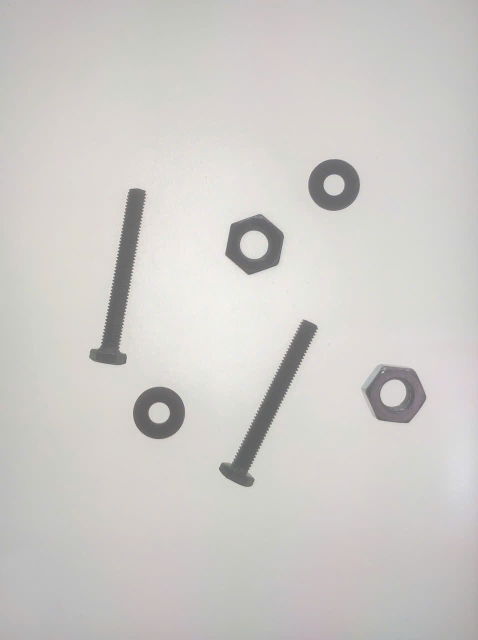
#> input picture dataXuLiAnh/anh1.jpg, 956 x 1280 px (shown at 1/2 size)
$ python test_opencv.py dataXuLiAnh/anh1.jpg   (older library calls are emulated)
#> lines starting #> are read from the running program, lines starting #| are printed output that depends on the picture; after the words box and inside, x2 and y2 are one past the last pixel; in counts of white or black regions, pixels touching at a corner belong together
### tu_code/classifier.py
"""Explainable rules; thresholds are initial values, not learned parameters."""

CLASS_NAMES = ("bolt", "washer", "nut", "unknown")
DISPLAY_NAMES = {"bolt": "Bu-lông", "washer": "Vòng đệm", "nut": "Đai ốc",
                 "unknown": "Chưa xác định"}


def classify(features, config):
    if features["elongation"] >= config.bolt_min_elongation:
        return "bolt", "Elongation exceeds bolt threshold"
    if features["elongation"] > config.round_max_elongation:
        return "unknown", "Shape lies between elongated and round rules"
    if features["hole_count"] != 1:
        return "unknown", "Expected exactly one central background-like hole"
    if (features["hex_score"] >= config.nut_min_hex_score
            and features["radial_cv"] <= config.nut_max_radial_cv):
        return "nut", "Central hole and sixfold variation of outer radius"
    if (features["hex_score"] < config.nut_min_hex_score
            and features["radial_cv"] <= config.washer_max_radial_cv):
        return "washer", "Central hole and nearly circular outer boundary"
    return "unknown", "Outer shape does not satisfy washer or nut rules"

### tu_code/config.py
"""Parameters shared by CLI, desktop demo, and evaluation."""

from dataclasses import asdict, dataclass, fields
import json
from pathlib import Path
import math


@dataclass(frozen=True)
class Config:
    sigma: float = 1.0
    gaussian_tail: float = 0.01
    low_threshold: float = 30.0
    high_threshold: float = 70.0
    closing_iterations: int = 1
    min_area: int = 200
    max_area_fraction: float = 0.45
    min_hole_fraction: float = 0.015
    max_hole_fraction: float = 0.50
    hole_background_tolerance: float = 0.50
    bolt_min_elongation: float = 2.2
    round_max_elongation: float = 1.8
    washer_max_radial_cv: float = 0.035
    nut_min_hex_score: float = 0.025
    nut_max_radial_cv: float = 0.15

    def __post_init__(self):
        if any(not isinstance(v, (int, float)) or not math.isfinite(v)
               for v in asdict(self).values()):
            raise ValueError("All parameters must be finite numbers")
        if self.sigma < 0.5 or not 0 < self.gaussian_tail < 1:
            raise ValueError("sigma >= 0.5 and 0 < gaussian_tail < 1 required")
        if not 0 < self.low_threshold <= self.high_threshold <= 255:
            raise ValueError("Require 0 < low_threshold <= high_threshold <= 255")
        if (not isinstance(self.closing_iterations, int) or self.closing_iterations < 0
                or not isinstance(self.min_area, int) or self.min_area < 1):
            raise ValueError("closing_iterations >= 0 and min_area >= 1 must be integers")
        if not 0 < self.max_area_fraction <= 1:
            raise ValueError("max_area_fraction must be in (0, 1]")
        if not 0 < self.min_hole_fraction < self.max_hole_fraction < 1:
            raise ValueError("Invalid hole area fractions")
        if not 0 < self.hole_background_tolerance < 1:
            raise ValueError("hole_background_tolerance must be in (0, 1)")
        if not 1 < self.round_max_elongation < self.bolt_min_elongation:
            raise ValueError("Require 1 < round_max_elongation < bolt_min_elongation")
        if not (0 < self.washer_max_radial_cv < self.nut_max_radial_cv
                and 0 < self.nut_min_hex_score < 1):
            raise ValueError("Invalid radial shape thresholds")

    def to_dict(self):
        return asdict(self)


def load_config(path=None):
    if path is None:
        return Config()
    data = json.loads(Path(path).read_text(encoding="utf-8-sig"))
#> (reads tu_code/default.json from the repository)
#> (reads tu_code/counts.json from the repository)
    allowed = {f.name for f in fields(Config)}
    if not isinstance(data, dict) or set(data) - allowed:
        raise ValueError("Config must be an object containing known parameter names")
    return Config(**data)

### test_opencv.py
"""
Dem & phan loai linh kien bang thu vien OpenCV - di DUNG CAC BUOC nhu ban tu code (tu_code/).
Buoc nao OpenCV co ham san thi dung ham do. Luat phan loai (classifier.py) va tham so
(default.json) dung CHUNG voi ban tu code -> khac biet ket qua chi do phan cai dat.

  Buoc                     Ban tu code (tu_code/)          Ban nay (OpenCV)
  1. Doc anh, anh xam      Pillow + nhan ma tran RGB       cv2.imdecode + cv2.cvtColor
  2. Canny                 canny.py (NumPy)                cv2.GaussianBlur + cv2.Canny
  3. Dong bien             morphology.close                cv2.morphologyEx(MORPH_CLOSE)
  4. Loang nen             fill_enclosed_regions           cv2.floodFill
  5. Tach vat              connected_components (BFS)      cv2.connectedComponentsWithStats
  6. Tam, do thuon         ma tran hiep phuong sai         cv2.moments
  7. Bien ngoai vat        morphology.erode                cv2.erode
  8. Tim lo                connected_components (BFS)      cv2.connectedComponentsWithStats
  9. radial_cv, hex_score  cong thuc rieng                 giu nguyen (OpenCV khong co ham tuong ung)
 10. Phan loai             classifier.classify             classifier.classify (dung chung)

Cach dung:
    pip install opencv-python numpy
    python test_opencv.py anh.jpg            # chay 1 anh
    python test_opencv.py dataXuLiAnh/       # chay ca thu muc
Ket qua luu trong thu muc "output/" (canh file nay):
    <ten>_steps.png   : anh tung buoc (goc, Canny, dong bien, vat the, lo, ket qua)
    <ten>_result.png  : anh ket qua co nhan
    objects.csv       : dac trung tung vat
    counts.csv        : so luong tung loai moi anh
Neu anh co trong tu_code/counts.json (nhan dem tay) thi in them so dem that va do chinh xac.
"""
import csv
import json
import sys
import time
from pathlib import Path

import cv2
import numpy as np

HERE = Path(__file__).resolve().parent
TU_CODE = HERE / "tu_code"
sys.path.insert(0, str(TU_CODE))
from classifier import CLASS_NAMES, classify  # noqa: E402  (luat dung chung voi ban tu code)
from config import load_config  # noqa: E402

CONFIG_PATH = TU_CODE / "default.json"
LABELS_PATH = TU_CODE / "counts.json"
OUTDIR = HERE / "output"
KERNEL = cv2.getStructuringElement(cv2.MORPH_RECT, (3, 3))
FONT = cv2.FONT_HERSHEY_SIMPLEX
BORDER_MARGIN = 3     # giong segmentation.py: cach mep < 3 px coi la cham mep
MIN_BBOX_FILL = 0.08  # giong segmentation.py: chiem < 8% khung bao la soi bien ho
COLORS = {"bolt": (220, 105, 38), "washer": (92, 147, 22),      # BGR, cung mau voi ban tu code
          "nut": (20, 117, 215), "unknown": (75, 47, 195)}
NAMES = {"bolt": "Bu-long", "washer": "Vong dem", "nut": "Dai oc", "unknown": "Chua xac dinh"}
FEATURE_KEYS = ("outer_area", "material_area_estimate", "elongation", "radial_cv",
                "hex_score", "hole_count", "hole_area_fraction")


# ---------------------------------------------------------------- doc / ghi anh
def read_image(path):
    # imdecode doc duoc duong dan co dau tieng Viet; bo qua EXIF xoay anh giong Pillow
    data = np.fromfile(str(path), np.uint8)
    img = cv2.imdecode(data, cv2.IMREAD_COLOR | cv2.IMREAD_IGNORE_ORIENTATION)
#> img is the input picture: shape (1280, 956, 3); mean B, G, R 200.5, 203.5, 205.9
    if img is None:
        raise ValueError(f"Khong doc duoc anh: {path} (kiem tra co phai .jpg/.png)")
    return img


def write_image(path, img):
    ok, buf = cv2.imencode(Path(path).suffix, img)
    if not ok:
        raise ValueError(f"Khong ghi duoc anh: {path}")
    buf.tofile(str(path))


# ---------------------------------------------------------------- buoc 2: Canny
def gaussian_size(sigma, tail):
    """Cung cong thuc kich thuoc bo loc voi filters.calculate_filter_size."""
    half = int(round(np.sqrt(-np.log(tail) * 2.0 * sigma ** 2)))
    return 2 * half + 1


def detect_edges(gray, config):
    size = gaussian_size(config.sigma, config.gaussian_tail)
    blur = cv2.GaussianBlur(gray, (size, size), config.sigma, borderType=cv2.BORDER_REPLICATE)
    # Ban tu code dat nguong tren thang 0-255 chuan hoa theo gradient lon nhat cua anh;
    # cv2.Canny dung don vi gradient tuyet doi -> quy doi: nguong = T / 255 * gradient_lon_nhat.
    gx = cv2.Sobel(blur, cv2.CV_32F, 1, 0, ksize=3, borderType=cv2.BORDER_REPLICATE)
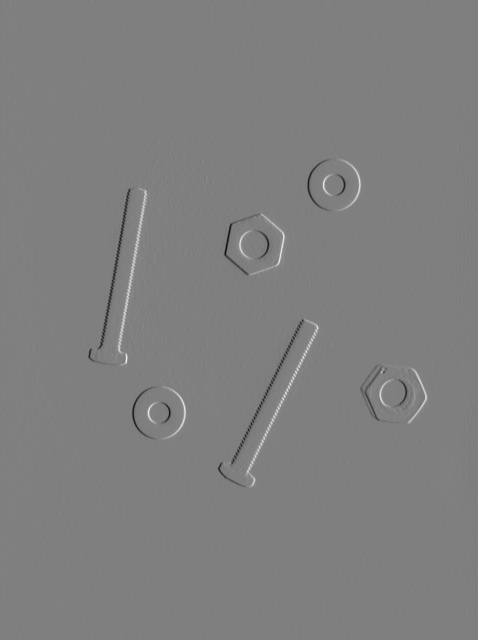
#> gx: shape (1280, 956) float32 (shown at 1/2 size); min -293, max 293, mean 0; drawn with min black and max white
    gy = cv2.Sobel(blur, cv2.CV_32F, 0, 1, ksize=3, borderType=cv2.BORDER_REPLICATE)
    peak = float(cv2.magnitude(gx, gy).max())
#> peak = 300.1
    low = config.low_threshold / 255.0 * peak
#> low = 35.31
    high = config.high_threshold / 255.0 * peak
#> high = 82.39
    return cv2.Canny(blur, low, high, apertureSize=3, L2gradient=True)
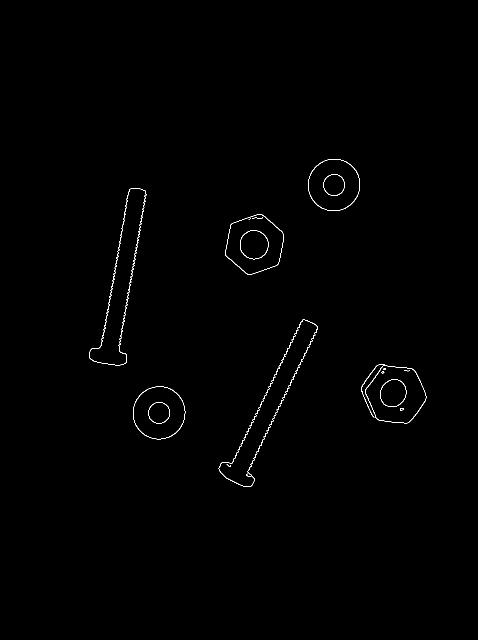
#> returned value: shape (1280, 956) (shown at 1/2 size); 0.4% white in thin lines or dots, all inside (x1, y1, x2, y2) = (178, 318, 853, 974)


# ---------------------------------------------------------------- buoc 3-5: tach vat
def segment_objects(edges, config):
    if config.closing_iterations > 0:
        # vien = 0 o ca dilate lan erode, giong morphology.close cua ban tu code
        closed = cv2.morphologyEx(edges, cv2.MORPH_CLOSE, KERNEL,
                                  iterations=config.closing_iterations,
                                  borderType=cv2.BORDER_CONSTANT, borderValue=0)
    else:
        closed = edges.copy()

    # Loang nen 4-lien thong tu mep anh (them vien 1 px de moi diem mep deu noi voi (0,0)).
    padded = cv2.copyMakeBorder(closed, 1, 1, 1, 1, cv2.BORDER_CONSTANT, value=0)
#> padded: shape (1282, 958); 0.45% white in thin lines or dots, all inside (x1, y1, x2, y2) = (179, 319, 854, 975)
    flood_mask = np.zeros((padded.shape[0] + 2, padded.shape[1] + 2), np.uint8)
    cv2.floodFill(padded, flood_mask, (0, 0), 128, flags=4)
    filled = (padded[1:-1, 1:-1] != 128).astype(np.uint8)   # vat the da lap kin ca lo
#> filled: shape (1280, 956); values 0 (black) and 1 (white), 5.5% white; 6 white regions, box (x1, y1, x2, y2) and area: (178, 376, 293, 731) 14041, (437, 639, 636, 974) 13954, (722, 728, 853, 847) 11611, (450, 428, 568, 550) 10517, (266, 773, 371, 879) 8744, (616, 318, 720, 422) 8581

    n, raw, stats, _ = cv2.connectedComponentsWithStats(filled, connectivity=8)
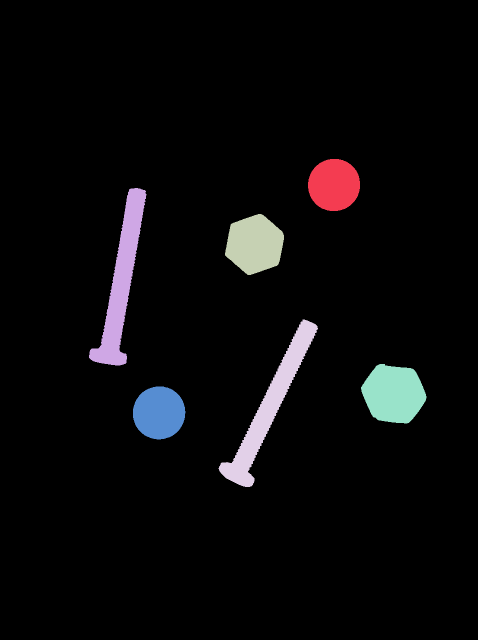
#> raw: shape (1280, 956) int32 (shown at 1/2 size); 7 distinct labels, from 0 to 6; one colour per label, 0 black
#> n = 7; stats = [[0, 0, 956, 1280, 1156232], [616, 318, 104, 104, 8581], [178, 376, 115, 355, 14041], [450, 428, 118, 122, 10517], [437, 639, 199, 335, 13954], [722, 728, 131, 119, 11611], [266, 773, 105, 106, 8744]]
    height, width = filled.shape
    labels = np.zeros(raw.shape, np.int32)
    components = []
    for index in range(1, n):
        x, y, w, h, area = (int(v) for v in stats[index])
        if area < config.min_area:
            continue
        if (x < BORDER_MARGIN or y < BORDER_MARGIN
                or x + w > width - BORDER_MARGIN or y + h > height - BORDER_MARGIN):
            continue                                   # cham / sat mep anh
        if area < MIN_BBOX_FILL * w * h:
            continue                                   # soi bien ho, khong phai vat
        if area > config.max_area_fraction * filled.size:
            continue                                   # qua lon: bien dut / dinh nhau
        object_id = len(components) + 1
        local = raw[y:y + h, x:x + w] == index
        labels[y:y + h, x:x + w][local] = object_id
        components.append({"id": object_id, "bbox": (x, y, x + w, y + h),
                           "mask": local, "area": area})
#> this loop made 6 passes
#> pass 2, in segment_objects, `local = raw[y:y + h, x:x + w] == index`:
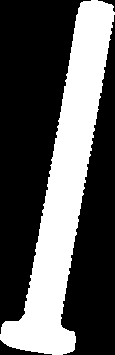
#> local: shape (355, 115) bool; 34.4% white; 1 white region, box (x1, y1, x2, y2) and area: (0, 0, 115, 355) 14041
#> after the loop, components = 6 items
    return components, labels, closed > 0


# ---------------------------------------------------------------- buoc 6-9: dac trung
def radial_shape(mask, center, eigenvalues, eigenvectors):
    """Cong thuc giong features._radial_shape; chi thay erode bang cv2.erode."""
    eroded = cv2.erode(mask.astype(np.uint8), KERNEL,
                       borderType=cv2.BORDER_CONSTANT, borderValue=0) > 0
    boundary = mask & ~eroded
    points = np.argwhere(boundary).astype(float) - center
    points = (points @ eigenvectors) / np.sqrt(np.maximum(eigenvalues, 1e-8))
    angles = np.mod(np.arctan2(points[:, 0], points[:, 1]), 2 * np.pi)
    distances = np.linalg.norm(points, axis=1)
    bins = 180
    indices = np.minimum((angles * bins / (2 * np.pi)).astype(int), bins - 1)
    radius = np.zeros(bins, dtype=float)
    np.maximum.at(radius, indices, distances)
    known = np.flatnonzero(radius > 0)
    if len(known) < 12:
        return 1.0, 0.0
    radius = np.interp(np.arange(bins), np.r_[known - bins, known, known + bins],
                       np.tile(radius[known], 3))
    radius /= radius.mean()
    theta = (np.arange(bins) + 0.5) * (2 * np.pi / bins)
    radial_cv = float(np.std(radius))
    hex_score = float(2 * abs(np.mean((radius - 1) * np.exp(-6j * theta))))
    return radial_cv, hex_score


def find_holes(component, gray, closed, config, center):
    """Cung luat voi features._find_holes; tach vung ben trong bang cv2."""
    x0, y0, x1, y1 = component["bbox"]
    silhouette = component["mask"]
    area = component["area"]
    local_gray = gray[y0:y1, x0:x1]
    inside = (silhouette & ~closed[y0:y1, x0:x1]).astype(np.uint8)
    n, lab, stats, centroids = cv2.connectedComponentsWithStats(inside, connectivity=4)
    # Do sang nen lay tu vanh hep quanh khung bao cua vat
    margin = 6
    xa, ya = max(0, x0 - margin), max(0, y0 - margin)
    xb, yb = min(gray.shape[1], x1 + margin), min(gray.shape[0], y1 + margin)
    patch = gray[ya:yb, xa:xb]
    ring = np.ones(patch.shape, dtype=bool)
    ring[y0 - ya:y1 - ya, x0 - xa:x1 - xa] = False
    background = float(np.median(patch[ring]))
    material = float(np.median(local_gray[silhouette]))
    contrast = abs(background - material)
    hole_mask = np.zeros_like(silhouette)
    count = 0
    for k in range(1, n):
        fraction = stats[k, cv2.CC_STAT_AREA] / area
        if not config.min_hole_fraction <= fraction <= config.max_hole_fraction:
            continue
        candidate_center = np.array([centroids[k][1], centroids[k][0]])   # (hang, cot)
        if np.linalg.norm(candidate_center - center) > 0.35 * np.sqrt(area):
            continue
        region = lab == k
        intensity = float(np.median(local_gray[region]))
        if contrast < 5 or abs(intensity - background) > config.hole_background_tolerance * contrast:
            continue
        hole_mask |= region
        count += 1
    return count, hole_mask


def extract_features(component, gray, closed, config):
    mask = component["mask"]
    m = cv2.moments(mask.astype(np.uint8), binaryImage=True)
    area = m["m00"]
    center = np.array([m["m01"] / area, m["m10"] / area])              # (hang, cot)
    covariance = np.array([[m["mu02"], m["mu11"]], [m["mu11"], m["mu20"]]]) / area
    eigenvalues, eigenvectors = np.linalg.eigh(covariance)
    elongation = float(np.sqrt(eigenvalues[-1] / max(eigenvalues[0], 1e-8)))
    radial_cv, hex_score = radial_shape(mask, center, eigenvalues, eigenvectors)
    hole_count, hole_mask = find_holes(component, gray, closed, config, center)
    x0, y0, _, _ = component["bbox"]
    features = {
        "outer_area": int(area), "material_area_estimate": int(area) - int(hole_mask.sum()),
        "centroid": [float(center[1] + x0), float(center[0] + y0)],
        "elongation": elongation, "radial_cv": radial_cv, "hex_score": hex_score,
        "hole_count": hole_count, "hole_area_fraction": float(hole_mask.sum() / area),
    }
    return features, hole_mask


# ---------------------------------------------------------------- ca pipeline
def analyze_image(path, config):
    start = time.perf_counter()
    img = read_image(path)
    gray = cv2.cvtColor(img, cv2.COLOR_BGR2GRAY)
    edges = detect_edges(gray, config)
    components, labels, closed = segment_objects(edges, config)
#> components = 6 items
    counts = {name: 0 for name in CLASS_NAMES}
    objects = []
    holes = np.zeros(gray.shape, dtype=bool)
    for component in components:
        features, hole_mask = extract_features(component, gray, closed, config)
        label, reason = classify(features, config)
        counts[label] += 1
        objects.append({"id": component["id"], "label": label, "bbox": list(component["bbox"]),
                        "features": features, "reason": reason})
        x0, y0, x1, y1 = component["bbox"]
        holes[y0:y1, x0:x1] |= hole_mask
#> this loop made 6 passes
#> (center in extract_features, covariance in extract_features, eigenvalues in extract_features, eigenvectors in extract_features, elongation in extract_features) on passes 1, 3, 6: ([51.49, 51.66], [[684.7, -8.41], [-8.41, 681.2]], [674.3, 691.5], [[-0.631, -0.776], [-0.776, 0.631]], 1.01), ([60.35, 58.98], [[842.6, -7.84], [-7.84, 841.9]], [834.4, 850.1], [[-0.691, -0.723], [-0.723, 0.691]], 1.01), ([52.28, 51.71], [[703, -7.5], [-7.5, 688.9]], [685.6, 706.2], [[-0.397, -0.918], [-0.918, 0.397]], 1.01)
#> pass 1, in radial_shape, `boundary = mask & ~eroded`:
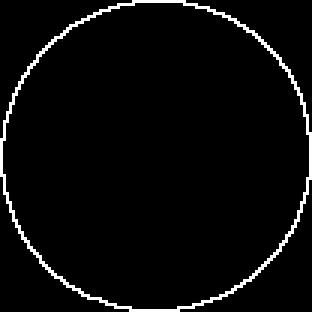
#> boundary: shape (104, 104) bool (shown 3 times larger); 3.8% white in thin lines or dots
#> pass 1, in find_holes, `local_gray = gray[y0:y1, x0:x1]`:
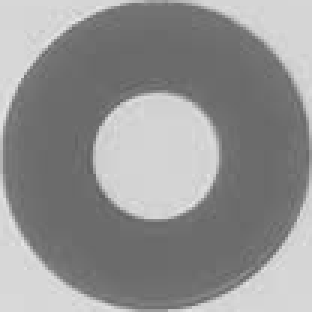
#> local_gray: shape (104, 104) (shown 3 times larger); min 95, max 230, mean 146.7
#> pass 1, in find_holes, `inside = (silhouette & ~closed[y0:y1, x0:x1]).astype(np.uint8)`:
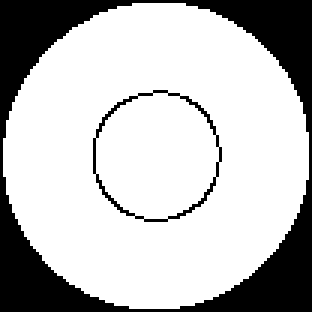
#> inside: shape (104, 104) (shown 3 times larger); values 0 (black) and 1 (white), 74.4% white; 2 black regions, box (x1, y1, x2, y2) and area: (0, 0, 104, 104) 2615, (31, 30, 74, 74) 157
#> after the loop, counts = {'bolt': 2, 'washer': 2, 'nut': 2, 'unknown': 0}; objects = 6 items
#> (the rest of the program and of its run is left out)
